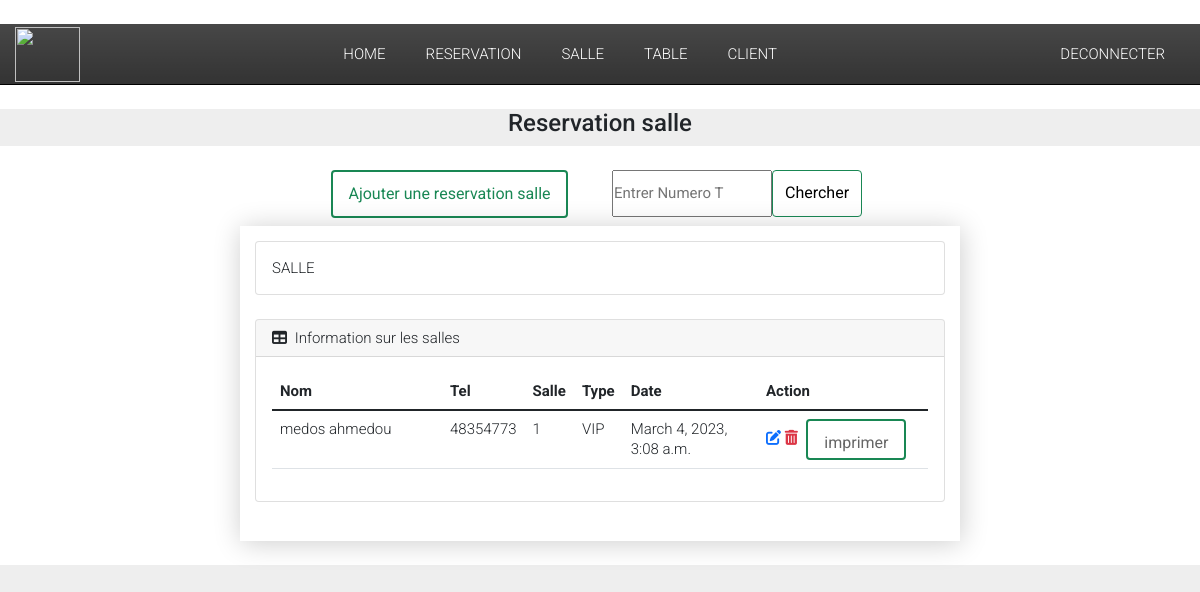
The page /reservation_salle/ (signed in) on the database as committed earlier.
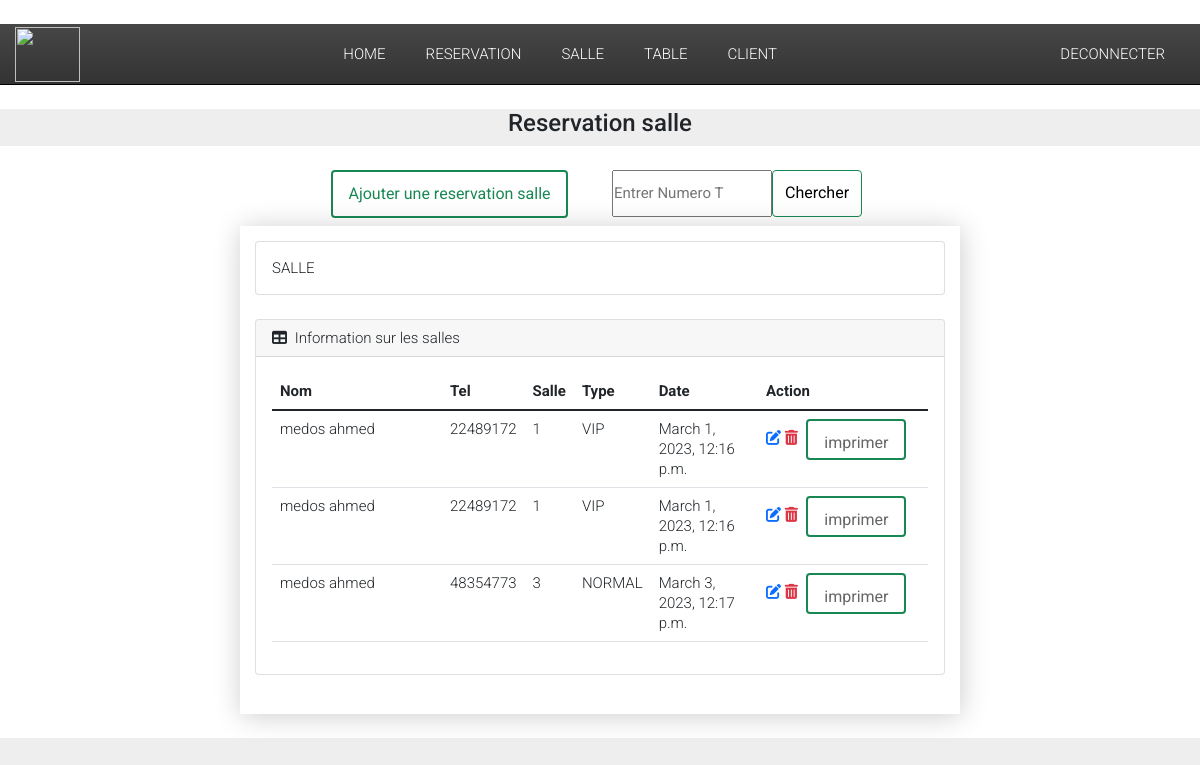
The same page on the database as committed later.
### Reservation/models.py (models this page shows, shortened)
class Reservation_salle(models.Model):
    Evenement_TYPE_salle = (
        ('diner_vip', 'diner_vip'),
        ('diner_Normal', 'diner_Normal'),
        ('Conference', 'Conference'),
        ('Festival', 'Festival'),
        ('Mariage', 'Mariage'),
        ('autre', 'autre')
    )
    client = models.ForeignKey(Client,  on_delete=models.CASCADE)
    salle = models.ForeignKey(Salle, on_delete=models.CASCADE)
    nombre_place = models.IntegerField
    date_reservation = models.DateTimeField()
    nombre_table = models.IntegerField(default=10)
    type_evenement = models.CharField(max_length=50, choices=Evenement_TYPE_salle)

class Client(models.Model):
    nom = models.CharField(max_length=50)
    prenom = models.CharField(max_length=50)
    email = models.EmailField(max_length=50)
    verification = RegexValidator(regex="[1-9]{8}", message="Veuillez entrer un numero correct")
    phone_validator = RegexValidator(regex=r'^(1[1-9]|2[1-2,4,7,8]|3[1-5]|3[7-8]|4[1-9]'
                                       r'|5[1,3-5]|6[1-9]|7[1,3,4,5,7,9]'
                                       r'|8[1-9]|9[1-9]){1}[0-9]{8,9}$',
                                 message="entrer un nombre valide")
    tel = models.IntegerField(validators=[phone_validator])

class Salle(models.Model):
    SALLE_TYPE = (
        ('VIP', 'vip'),
        ('NORMAL', 'Normal')
    )
    numero = models.IntegerField()
    type = models.CharField(max_length=50, choices=SALLE_TYPE)

### Reservation/views.py (the view)
# urls.py: path('reservation_salle/',views.reservation_salle, name="reservation_salle"),
def reservation_salle(request):
    if not request.user.is_authenticated:
        return redirect('login')
    else:
        reserv_salle = Reservation_salle.objects.all()
        return render (request, 'Reservation/Reservation_salle.html',{'reserv_salle' : reserv_salle})

### Reservation/templates/Reservation/Reservation_salle.html (shortened to what this page needs)
{% extends 'Reservation/main.html' %}
{% block content%}
{% load static %}
<!DOCTYPE html>
<html lang="en">
  <head>
	<link rel="stylesheet" href="{% static 'table/css/demo.css' %}">
  </head>
  <body>
<h4><center>  Reservation salle  </center></h4>
 <main>
  <div class="row" >
    <div class="col-sm">
    </div>
    <div class="col-sm">
    <center>
    <h6 class=""><a class="btn btn-outline-success text-success border-success solid green mt-auto align-self-start" href="{% url 'choix_salle_admin' %}">Ajouter une reservation salle</a></h6>
    </center>
  </div>
  <div class="col-sm">
    <center>
        <form class="d-flex ml-3" method="POST" action="{% url 'rechercher_reservation_salle' %}" >
          <input style="width: 160px; height:47px; border-color: green text-green border-green" placeholder="Entrer Numero T"  type="number" aria-label="search" id="tel" name="tel" required>
          <button class= "btn btn-outline-success text-black border-4px solid green background-color-green" type="submit"> Chercher </button>
        </form> </center>
    </div>
    <div class="col-sm"> </div>
  </div>
<div class="row">
<section class="container cd-table-container">
  <div class="card mb-4">
    <div class="card-body">
        SALLE
    </div>
</div>
<div class="card mb-4">
    <div class="card-header">
        <i class="fas fa-table me-1"></i>
        Information sur les salles
    </div>
    <div class="card-body">
        <table  class="table table-hover">
    <thead>
      <tr>
        <th style="width: 170px;" >Nom</th>
        <th>Tel</th>
        <th>Salle</th>
        <th>Type</th>
        <th>Date </th>
        <th style="width: 170px;">Action</th>
      </tr>
    </thead>
    <tbody>
      {% for items in reserv_salle %}
      <tr>
        <td>{{items.client.nom}} {{items.client.prenom}}</td>
        <td>{{items.client.tel}}</td>
        <td>{{items.salle.numero}}</td>
        <td>{{items.salle.type}}</td>
        <td>{{items.date_reservation}}</td>
        <td><a  href="/modifier_reservation_salle/{{items.id}}/"> <i class="fas fa-edit"></i></a>
            <a class="text-danger" href="/supprimer_reservation_salle/{{items.id}}/" ><i class="fas fa-trash-alt"></i></a>
            <a href="/Billet_salle/{{items.id}}/"  class="btn btn-outline-success border-success" style="width: 100px; height:41px"> imprimer </a> </td>
        </tr>
        {% endfor %}
    </tbody>
  </table>
</div>
</section>
 </main>
  </body>
</html>
{% endblock %}

### Reservation/templates/Reservation/main.html (shortened to what this page needs)
<!DOCTYPE html>
<html>
    <head>
      <link href="https://cdn.jsdelivr.net/npm/bootstrap@5.0.2/dist/css/bootstrap.min.css" rel="stylesheet">
      <link href="https://cdn.jsdelivr.net/npm/bootstrap@5.1.3/dist/css/bootstrap.min.css" rel="stylesheet">
      <link rel="stylesheet" href="https://pro.fontawesome.com/releases/v5.10.0/css/all.css"/>
    </head>
    <body>
      {% include  'Reservation/Navbar.html' %}
      {% block content%}
      {% endblock %}
    </body>
</html>

### Reservation/templates/Reservation/Navbar.html (shortened to what this page needs)
{% load static %}
<!DOCTYPE html>
<html lang="en">
  <head>
    <link rel="stylesheet" href="{% static '/navbar/css/style.css' %} ">
	<link rel="stylesheet" href="{% static '/navbar/css/demo.css' %}">
  </head>
  <body>
 <div class="row">
 <main>
  <header class="header-area">
  <div class="navbar-area">
    <div class="container">
      <nav class="site-navbar">
        <img src="{% static '/img _reservation/res25.jpg' %}" width="65" height="55" class="d-inline-block align-text-top " alt="">
        <ul>
          <li><a href="{% url 'home'%}">home</a></li>
          <li><a href="{% url 'reservation' %}" >Reservation</a></li>
          <li><a href="{% url 'salle' %}">Salle</a></li>
          <li><a href="{% url 'table' %}" >Table</a></li>
          <li><a href="{% url 'client' %}" >Client</a></li>
        </ul>
        <ul> <li><a href="{% url 'client_home' %}">Deconnecter</a></li> </ul>
      </nav>
    </div>
  </div>
</header>
 </main>
  </body>
</html>

### static/navbar/css/style.css (style rules this page uses)
* { margin: 0; padding: 0; box-sizing: border-box; }
body { font-family: 'Open Sans', sans-serif; font-size: 14px; font-weight: 400; line-height: 20px; }
.container { width: 100%; max-width: 1440px; margin: 0 auto; padding: 0 15px; }
.header-area { background: linear-gradient(rgba(0,0,0,.3), rgba(0,0,0,.5)), url(https://images.unsplash.com/photo-1528353518104-dbd48bee7bc4?ixlib=rb-1.2.1&ixid=eyJhcHBfaWQiOjEyMDd9&auto=format&fit=crop&w=2089&q=80); background-position: center center; background-size: cover; }
.navbar-area { background: rgba(0,0,0,.6); border-bottom: 1px solid #000; }
.site-navbar { display: flex; justify-content: space-between; align-items: center; }
.site-navbar ul { margin: 0; padding: 0; list-style: none; display: flex; }
.site-navbar ul li a { color: #fff; padding: 20px; display: block; text-decoration: none; text-transform: uppercase; }

### static/card/css/demo.css (style rules this page uses)
* { margin: 0; padding: 0; }
body { font-family: 'Roboto', sans-serif; font-style: normal; font-weight: 300; font-smoothing: antialiased; -webkit-font-smoothing: antialiased; -moz-osx-font-smoothing: grayscale; font-size: 15px; background: #eee; }
a.btn { text-decoration: none; color: #666; border: 2px solid #666; padding: 10px 15px; display: inline-block; margin-left: 5px; }
.btn:before { font-family: FontAwesome; font-weight: normal; margin-right: 10px; }
main { background: #fff; padding:: 20px; }
@media only screen and (min-width: 1160px) { main { max-width: 980px; margin-left: auto; margin-right: auto; padding: 24px; } }

### static/table/css/demo.css (style rules this page uses)
* { margin: 0; padding: 0; }
body { font-family: 'Roboto', sans-serif; font-style: normal; font-weight: 300; font-smoothing: antialiased; -webkit-font-smoothing: antialiased; -moz-osx-font-smoothing: grayscale; font-size: 15px; background: #eee; }
a.btn { text-decoration: none; color: #666; border: 2px solid #666; padding: 10px 15px; display: inline-block; margin-left: 5px; }
.btn:before { font-family: FontAwesome; font-weight: normal; margin-right: 10px; }
main { padding:: 20px; }
@media only screen and (min-width: 720px) { main { max-width: 720px; margin-left: auto; margin-right: auto; padding: 24px; } }

### Reservation/templates/Reservation/Reservation_salle.html (style rules this page uses)
.cd-table-container { background: #fff; box-shadow: 1px 2px 26px rgba(0, 0, 0, 0.2); padding: 15px; max-width: 720px; }

Rows that differ between the two databases and show on the page:
removed Reservation_salle: client.nom "medos", client.prenom "ahmedou", client.tel "48354773", salle.numero "1", salle.type "VIP", date_reservation "March 4, 2023, 3:08 a.m."
added Reservation_salle: client.nom "medos", client.prenom "ahmed", client.tel "22489172", salle.numero "1", salle.type "VIP", date_reservation "March 1, 2023, 12:16 p.m."
added Reservation_salle: client.nom "medos", client.prenom "ahmed", client.tel "22489172", salle.numero "1", salle.type "VIP", date_reservation "March 1, 2023, 12:16 p.m."
added Reservation_salle: client.nom "medos", client.prenom "ahmed", client.tel "48354773", salle.numero "3", salle.type "NORMAL", date_reservation "March 3, 2023, 12:17 p.m."
